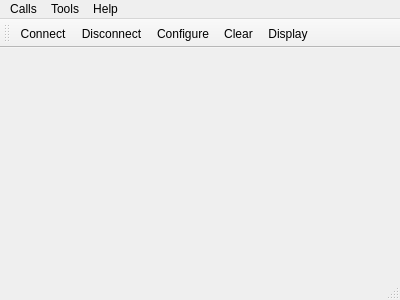
<?xml version="1.0" encoding="UTF-8"?>
<ui version="4.0">
 <class>MainWindow</class>
 <widget class="QMainWindow" name="MainWindow">
  <property name="geometry">
   <rect>
    <x>0</x>
    <y>0</y>
    <width>400</width>
    <height>300</height>
   </rect>
  </property>
  <property name="windowTitle">
   <string>Serial Terminal</string>
  </property>
  <widget class="QWidget" name="centralWidget">
   <layout class="QVBoxLayout" name="verticalLayout"/>
  </widget>
  <widget class="QMenuBar" name="menuBar">
   <property name="geometry">
    <rect>
     <x>0</x>
     <y>0</y>
     <width>400</width>
     <height>21</height>
    </rect>
   </property>
   <widget class="QMenu" name="menuCalls">
    <property name="title">
     <string>Calls</string>
    </property>
    <addaction name="actionConnect"/>
    <addaction name="actionDisconnect"/>
    <addaction name="separator"/>
    <addaction name="actionQuit"/>
   </widget>
   <widget class="QMenu" name="menuTools">
    <property name="title">
     <string>Tools</string>
    </property>
    <addaction name="actionConfigure"/>
    <addaction name="actionClear"/>
   </widget>
   <widget class="QMenu" name="menuHelp">
    <property name="title">
     <string>Help</string>
    </property>
    <addaction name="actionAbout"/>
    <addaction name="actionAboutQt"/>
   </widget>
   <addaction name="menuCalls"/>
   <addaction name="menuTools"/>
   <addaction name="menuHelp"/>
  </widget>
  <widget class="QToolBar" name="mainToolBar">
   <attribute name="toolBarArea">
    <enum>TopToolBarArea</enum>
   </attribute>
   <attribute name="toolBarBreak">
    <bool>false</bool>
   </attribute>
   <addaction name="actionConnect"/>
   <addaction name="actionDisconnect"/>
   <addaction name="actionConfigure"/>
   <addaction name="actionClear"/>
   <addaction name="actionDisplay"/>
  </widget>
  <widget class="QStatusBar" name="statusBar"/>
  <action name="actionAbout">
   <property name="text">
    <string>&amp;About</string>
   </property>
   <property name="toolTip">
    <string>About program</string>
   </property>
   <property name="shortcut">
    <string>Alt+A</string>
   </property>
  </action>
  <action name="actionAboutQt">
   <property name="text">
    <string>About Qt</string>
   </property>
  </action>
  <action name="actionConnect">
   <property name="icon">
    <iconset resource="terminal.qrc">
     <normaloff>:/images/connect.png</normaloff>:/images/connect.png</iconset>
   </property>
   <property name="text">
    <string>C&amp;onnect</string>
   </property>
   <property name="toolTip">
    <string>Connect to serial port</string>
   </property>
   <property name="shortcut">
    <string>Ctrl+O</string>
   </property>
  </action>
  <action name="actionDisconnect">
   <property name="icon">
    <iconset resource="terminal.qrc">
     <normaloff>:/images/disconnect.png</normaloff>:/images/disconnect.png</iconset>
   </property>
   <property name="text">
    <string>&amp;Disconnect</string>
   </property>
   <property name="toolTip">
    <string>Disconnect from serial port</string>
   </property>
   <property name="shortcut">
    <string>Ctrl+D</string>
   </property>
  </action>
  <action name="actionConfigure">
   <property name="icon">
    <iconset resource="terminal.qrc">
     <normaloff>:/images/settings.png</normaloff>:/images/settings.png</iconset>
   </property>
   <property name="text">
    <string>&amp;Configure</string>
   </property>
   <property name="toolTip">
    <string>Configure serial port</string>
   </property>
   <property name="shortcut">
    <string>Alt+C</string>
   </property>
  </action>
  <action name="actionClear">
   <property name="icon">
    <iconset resource="terminal.qrc">
     <normaloff>:/images/clear.png</normaloff>:/images/clear.png</iconset>
   </property>
   <property name="text">
    <string>C&amp;lear</string>
   </property>
   <property name="toolTip">
    <string>Clear data</string>
   </property>
   <property name="shortcut">
    <string>Alt+L</string>
   </property>
  </action>
  <action name="actionQuit">
   <property name="icon">
    <iconset resource="terminal.qrc">
     <normaloff>:/images/application-exit.png</normaloff>:/images/application-exit.png</iconset>
   </property>
   <property name="text">
    <string>&amp;Quit</string>
   </property>
   <property name="shortcut">
    <string>Ctrl+Q</string>
   </property>
  </action>
  <action name="actionDisplay">
   <property name="icon">
    <iconset resource="terminal.qrc">
     <normaloff>:/images/terminal.png</normaloff>:/images/terminal.png</iconset>
   </property>
   <property name="text">
    <string>Display</string>
   </property>
   <property name="toolTip">
    <string>Display data from com port</string>
   </property>
  </action>
 </widget>
 <layoutdefault spacing="6" margin="11"/>
 <resources>
  <include location="terminal.qrc"/>
 </resources>
 <connections/>
</ui>
